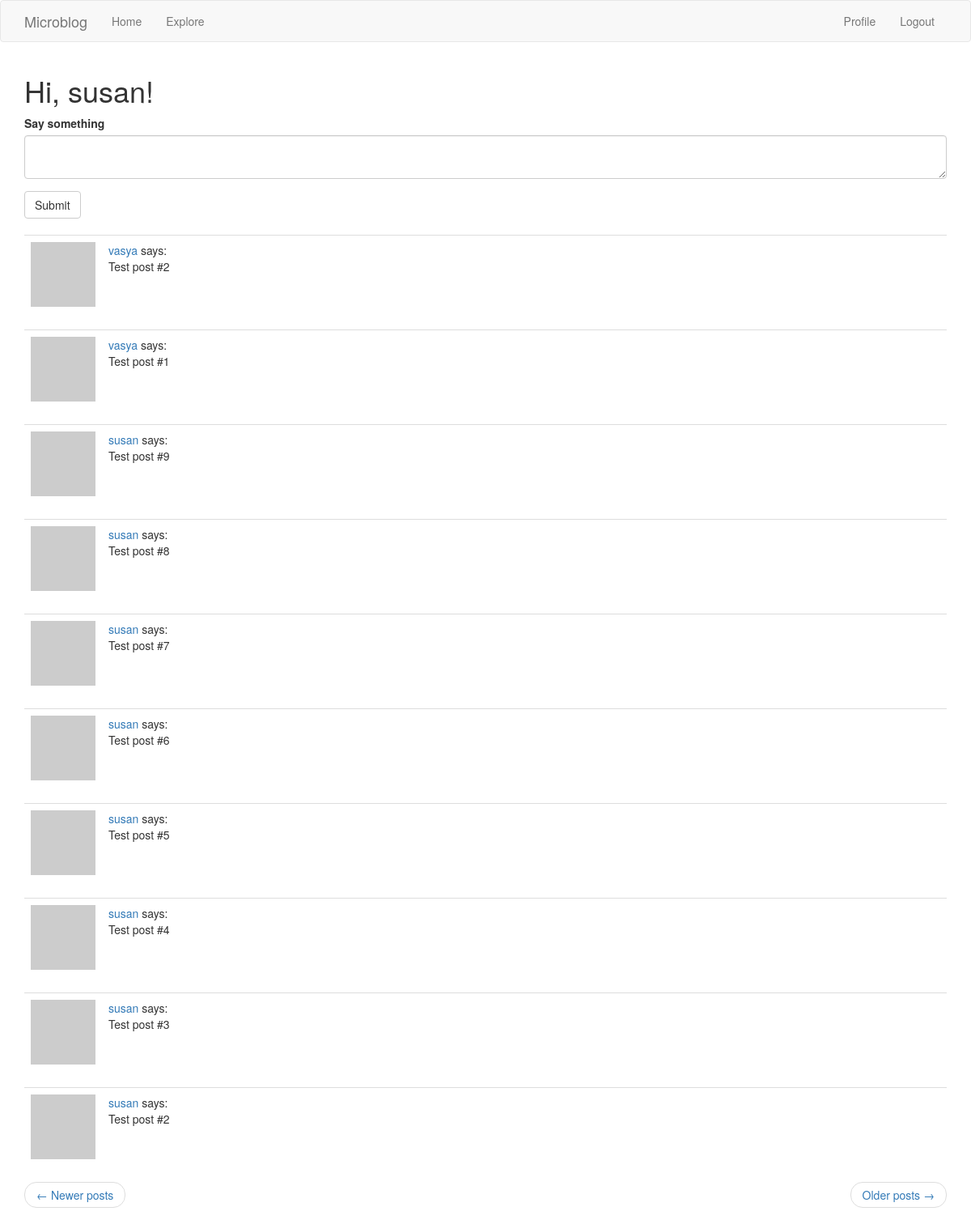
Page /index?page=2 (signed in) on the committed database.
### app/models.py (models this page shows, shortened)
class User(UserMixin, db.Model):
    id = db.Column(db.Integer, primary_key=True)
    username = db.Column(db.String(64), index=True, unique=True)
    email = db.Column(db.String(120), index=True, unique=True)
    password_hash = db.Column(db.String(128))
    posts = db.relationship('Post', backref='author', lazy='dynamic')
    about_me = db.Column(db.String(140))
    last_seen = db.Column(db.DateTime, default=datetime.utcnow)
    followed = db.relationship(
        'User', secondary='followers',
        primaryjoin=(followers.c.follower_id == id),
        secondaryjoin=(followers.c.followed_id == id),
        backref=db.backref('followers', lazy='dynamic'), lazy='dynamic')
    def avatar(self, size):
        digest = md5(self.email.lower().encode('utf-8')).hexdigest()
        return f'https://www.gravatar.com/avatar/{digest}?d=identicon&s={size}'
    def followed_posts(self):
        followed = Post.query.join(
            followers, (followers.c.followed_id == Post.user_id)).filter(
                followers.c.follower_id == self.id)
        own = Post.query.filter_by(user_id=self.id)
        return followed.union(own).order_by(Post.timestamp.desc())

class Post(db.Model):
    id = db.Column(db.Integer, primary_key=True)
    body = db.Column(db.String(140))
    timestamp = db.Column(db.DateTime, index=True, default=datetime.utcnow)
    user_id = db.Column(db.Integer, db.ForeignKey('user.id'))

### app/routes.py (the view)
@app.route('/', methods=['GET', 'POST'])
@app.route('/index', methods=['GET', 'POST'])
@login_required
def index():
    form = PostForm()
    if form.validate_on_submit():
        post = Post(body=form.post.data, author=current_user)
        db.session.add(post)
        db.session.commit()
        flash('Your post is now live!')
        return redirect(url_for('index'))
    page = request.args.get('page', 1, type=int)
    posts = current_user.followed_posts().paginate(
            page, app.config['POSTS_PER_PAGE'], False)
    next_url = url_for('index', page=posts.next_num) \
        if posts.has_next else None
    prev_url = url_for('index', page=posts.prev_num) \
        if posts.has_prev else None
    context = {
        'posts': posts.items,
        'title': 'Home Page',
        'form': form,
        'next_url': next_url,
        'prev_url': prev_url}
    return render_template('index.html', **context)

### app/forms.py
class PostForm(FlaskForm):
    post = TextAreaField("Say something", validators=[
        DataRequired(), Length(min=1, max=140)])
    submit = SubmitField("Submit")

### app/models.py (called while the page is built)
@login.user_loader
def load_user(id):
    return User.query.get(int(id))

### app/routes.py (called while the page is built)
@app.before_request
def before_request():
    if current_user.is_authenticated:
        current_user.last_seen = datetime.utcnow()
        db.session.commit()

### app/templates/index.html
{% extends "base.html" %}
{% import 'bootstrap/wtf.html' as wtf %}
{% block app_content %}
    <h1>Hi, {{ current_user.username }}!</h1>
    {% if form %}
    {{ wtf.quick_form(form) }}
    <br>
    {% endif %}
    {% for post in posts %}
        {% include '_post.html' %}
    {% endfor %}
    <nav aria-label="...">
        <ul class="pager">
            <li class="previous{% if not prev_url %} disabled{% endif %}">
                <a href="{{ prev_url or '#' }}">
                    <span aria-hidden="true">&larr;</span> Newer posts
                </a>
            </li>
            <li class="next{% if not next_url %} disabled{% endif %}">
                <a href="{{ next_url or '#' }}">
                    Older posts <span aria-hidden="true">&rarr;</span>
                </a>
            </li>
        </ul>
    </nav>
{% endblock %}

### app/templates/_post.html
    <table class="table table-hover">
        <tr>
            <td width="70px">
                <a href="{{ url_for('user', username=post.author.username) }}">
                    <img src="{{ post.author.avatar(70) }}" />
                </a>
            </td>
            <td>
                <a href="{{ url_for('user', username=post.author.username) }}">
                    {{ post.author.username }}
                </a>
                says:
                <br>
                {{ post.body }}
            </td>
        </tr>
    </table>

### rows in the picture
User: username "susan"
Post: author.username "vasya", body "Test post #2"
Post: author.username "vasya", body "Test post #1"
Post: author.username "susan", body "Test post #9"
Post: author.username "susan", body "Test post #8"
Post: author.username "susan", body "Test post #7"
Post: author.username "susan", body "Test post #6"
Post: author.username "susan", body "Test post #5"
Post: author.username "susan", body "Test post #4"
Post: author.username "susan", body "Test post #3"
Post: author.username "susan", body "Test post #2"
